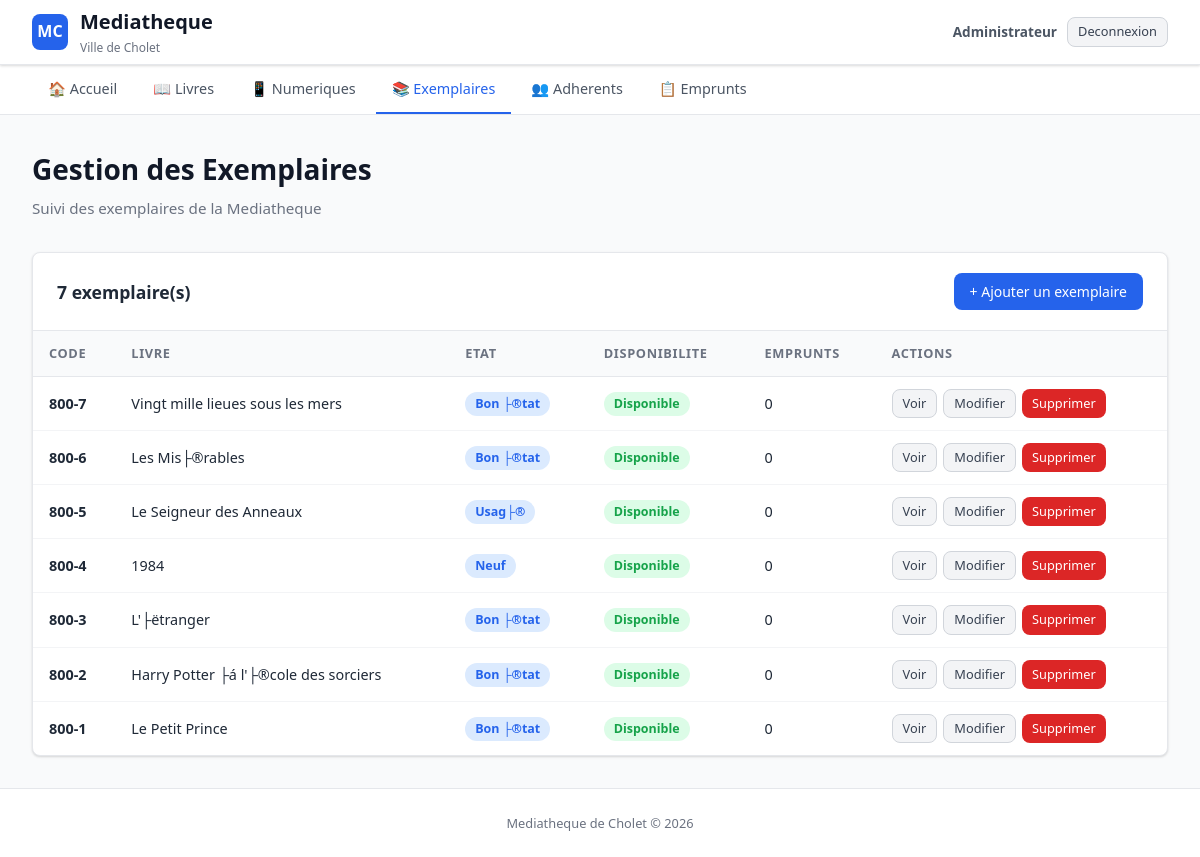
The app's page /sql/exemplaires/index.php (signed in) with its own data.
### tables this page shows
CREATE TABLE `exemplaire` (
  `Id_Exemplaire` int NOT NULL AUTO_INCREMENT,
  `code_exemplaire` varchar(50) DEFAULT NULL,
  `etat` varchar(50) DEFAULT NULL,
  PRIMARY KEY (`Id_Exemplaire`),
  UNIQUE KEY `uq_code_exemplaire` (`code_exemplaire`)
);

### sql/exemplaires/index.php (the view, shortened to what this page needs)
<?php
require_once __DIR__ . '/../config/database.php';
$exemplaires = $pdo->query("
    SELECT ex.*, l.titre, l.isbn,
    (SELECT COUNT(*) FROM Emprunter em WHERE em.Id_Exemplaire = ex.Id_Exemplaire) AS nb_emprunts,
    (SELECT COUNT(*) FROM Emprunter em
        JOIN Emprunt e ON em.Id_Emprunt = e.Id_Emprunt
        WHERE em.Id_Exemplaire = ex.Id_Exemplaire AND e.dateretour IS NULL) AS nb_emprunts_en_cours
    FROM Exemplaire ex
    LEFT JOIN Posseder p ON ex.Id_Exemplaire = p.Id_Exemplaire  -- lien exemplaire -> posseder
    LEFT JOIN Livre l ON p.Id_Livre = l.Id_Livre                -- lien posseder -> livre
    ORDER BY ex.Id_Exemplaire DESC                              -- plus recents en premier
")->fetchAll();
require_once __DIR__ . '/../includes/header.php';
?>
<h1>Gestion des Exemplaires</h1>
<p class="subtitle">Suivi des exemplaires de la Mediatheque</p>
<div class="table-container">
    <div class="table-header">
        <h2><?php echo count($exemplaires); ?> exemplaire(s)</h2>
        <a href="ajouter.php" class="btn btn-primary">+ Ajouter un exemplaire</a>
    </div>
    <?php if (empty($exemplaires)): ?>
        <div class="empty-state">
            <p>&#128218;</p>
            <p>Aucun exemplaire enregistre.</p>
        </div>
    <?php else: ?>
        <table>
            <thead>
                <tr>
                    <th>Code</th>
                    <th>Livre</th>
                    <th>Etat</th>
                    <th>Disponibilite</th>
                    <th>Emprunts</th>
                    <th>Actions</th>
                </tr>
            </thead>
            <tbody>
                <?php foreach ($exemplaires as $ex): ?>
                    <tr>
                        <td><strong><?php echo htmlspecialchars($ex['code_exemplaire'] ?? ('#' . $ex['Id_Exemplaire'])); ?></strong></td>
                        <td><?php echo $ex['titre'] ? htmlspecialchars($ex['titre']) : '-'; ?></td>
                        <td><span class="badge badge-blue"><?php echo htmlspecialchars($ex['etat'] ?? '-'); ?></span></td>
                        <td>
                            <?php if ($ex['nb_emprunts_en_cours'] == 0): ?>
                                <span class="badge badge-success">Disponible</span>
                            <?php else: ?>
                                <span class="badge badge-danger">Emprunte</span>
                            <?php endif; ?>
                        </td>
                        <td><?php echo $ex['nb_emprunts']; ?></td>
                        <td>
                            <div class="btn-group">
                                <a href="consulter.php?id=<?php echo $ex['Id_Exemplaire']; ?>" class="btn btn-secondary btn-sm">Voir</a>
                                <a href="modifier.php?id=<?php echo $ex['Id_Exemplaire']; ?>" class="btn btn-secondary btn-sm">Modifier</a>
                                <a href="supprimer.php?id=<?php echo $ex['Id_Exemplaire']; ?>" class="btn btn-danger btn-sm" onclick="return confirm('Supprimer cet exemplaire ?')">Supprimer</a>
                            </div>
                        </td>
                    </tr>
                <?php endforeach; ?>
            </tbody>
        </table>
    <?php endif; ?>
</div>
<?php require_once __DIR__ . '/../includes/footer.php'; ?>

### sql/css/style.css (style rules this page uses)
* { margin: 0; padding: 0; box-sizing: border-box; }
:root { --primary: #2563eb; --primary-dark: #1d4ed8; --primary-light: #dbeafe; --danger: #dc2626; --danger-dark: #b91c1c; --danger-light: #fee2e2; --success: #16a34a; --success-light: #dcfce7; --warning: #f59e0b; --warning-light: #fef3c7; --gray-50: #f9fafb; --gray-100: #f3f4f6; --gray-200: #e5e7eb; --gray-300: #d1d5db; --gray-500: #6b7280; --gray-600: #4b5563; --gray-700: #374151; --gray-800: #1f2937; --gray-900: #111827; --radius: 8px; --shadow: 0 1px 3px rgba(0,0,0,0.1), 0 1px 2px rgba(0,0,0,0.06); --shadow-md: 0 4px 6px rgba(0,0,0,0.07), 0 2px 4px rgba(0,0,0,0.06); }
body { font-family: 'Segoe UI', system-ui, -apple-system, sans-serif; background: var(--gray-50); color: var(--gray-800); line-height: 1.6; min-height: 100vh; display: flex; flex-direction: column; }
h1 { font-size: 1.75rem; font-weight: 700; color: var(--gray-900); margin-bottom: 0.25rem; }
.subtitle { color: var(--gray-500); font-size: 0.95rem; margin-bottom: 2rem; }
.table-container { background: white; border: 1px solid var(--gray-200); border-radius: var(--radius); overflow: hidden; box-shadow: var(--shadow); }
.table-header { display: flex; align-items: center; justify-content: space-between; padding: 1.25rem 1.5rem; border-bottom: 1px solid var(--gray-200); }
.table-header h2 { font-size: 1.1rem; font-weight: 600; }
table { width: 100%; border-collapse: collapse; }
th { text-align: left; padding: 12px 16px; font-size: 0.8rem; font-weight: 600; text-transform: uppercase; letter-spacing: 0.05em; color: var(--gray-500); background: var(--gray-50); border-bottom: 1px solid var(--gray-200); }
td { padding: 12px 16px; font-size: 0.9rem; border-bottom: 1px solid var(--gray-100); vertical-align: middle; }
tr:last-child td { border-bottom: none; }
.badge { display: inline-block; padding: 2px 10px; border-radius: 9999px; font-size: 0.78rem; font-weight: 600; }
.badge-success { background: var(--success-light); color: var(--success); }
.badge-blue { background: var(--primary-light); color: var(--primary); }
.btn { display: inline-flex; align-items: center; gap: 6px; padding: 8px 16px; border: none; border-radius: var(--radius); font-size: 0.875rem; font-weight: 500; cursor: pointer; text-decoration: none; transition: all 0.15s ease; line-height: 1.5; }
.btn-primary { background: var(--primary); color: white; }
.btn-danger { background: var(--danger); color: white; }
.btn-secondary { background: var(--gray-100); color: var(--gray-700); border: 1px solid var(--gray-300); }
.btn-sm { padding: 4px 10px; font-size: 0.8rem; }
.btn-group { display: flex; gap: 6px; }

### records on screen
exemplaire: code_exemplaire "800-7", titre "Vingt mille lieues sous les mers", etat "Bon ├®tat", nb_emprunts "0"
exemplaire: code_exemplaire "800-6", titre "Les Mis├®rables", etat "Bon ├®tat", nb_emprunts "0"
exemplaire: code_exemplaire "800-5", titre "Le Seigneur des Anneaux", etat "Usag├®", nb_emprunts "0"
exemplaire: code_exemplaire "800-4", titre "1984", etat "Neuf", nb_emprunts "0"
exemplaire: code_exemplaire "800-3", titre "L'├ëtranger", etat "Bon ├®tat", nb_emprunts "0"
exemplaire: code_exemplaire "800-2", titre "Harry Potter ├á l'├®cole des sorciers", etat "Bon ├®tat", nb_emprunts "0"
exemplaire: code_exemplaire "800-1", titre "Le Petit Prince", etat "Bon ├®tat", nb_emprunts "0"

### other values on screen
count($exemplaires) "7"
